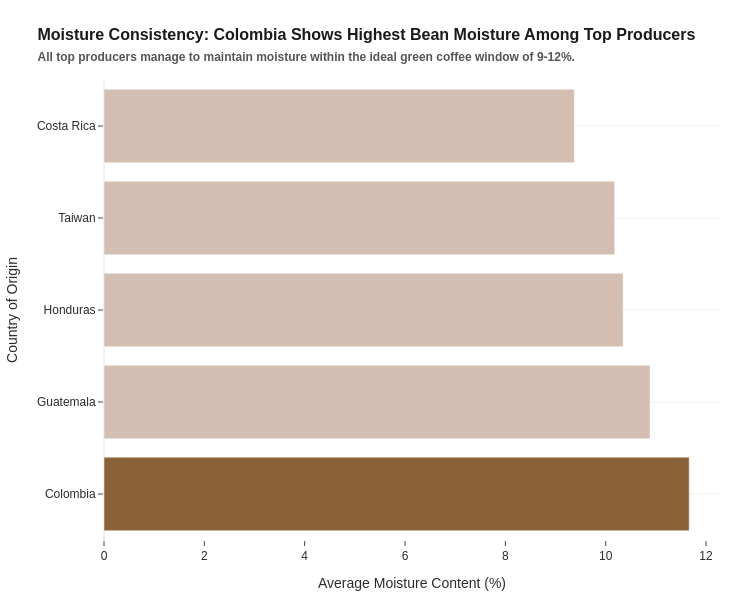

Source (notebook cell):
### Code cell
# 3. Moisture Content of Raw Beans Across Top 5 Origins
import pandas as pd
import plotly.express as px

# Finding the top 5 countries by number of coffee entries
top_countries = df_clean['Country of Origin'].value_counts().head(5).index.tolist()
df_top5 = df_clean[df_clean['Country of Origin'].isin(top_countries)].copy()

# Calculate the average moisture percentage for these countries
moisture_summary = df_top5.groupby('Country of Origin')['Moisture Percentage'].mean().reset_index()
moisture_summary = moisture_summary.sort_values(by='Moisture Percentage', ascending=True)

# Highlight the country with the highest average moisture
highest_moisture_country = moisture_summary.loc[moisture_summary['Moisture Percentage'].idxmax(), 'Country of Origin']
moisture_summary['Color_Group'] = moisture_summary['Country of Origin'].apply(
    lambda x: 'Highest Moisture' if x == highest_moisture_country else 'Other'
)

#Create a clean, horizontal bar chart
fig3 = px.bar(
    moisture_summary,
    x='Moisture Percentage',
    y='Country of Origin',
    orientation='h',
    color='Color_Group',
    color_discrete_map={'Other': "#d4bdb1", 'Highest Moisture': '#8c6239'},
    labels={'Moisture Percentage': 'Average Moisture Content (%)', 'Country of Origin': 'Country of Origin'}
)

fig3.update_layout(
    title=f"<b>Moisture Consistency:</b> {highest_moisture_country} Shows Highest Bean Moisture Among Top Producers<br><span style='font-size:12px; color:#555;'>All top producers manage to maintain moisture within the ideal green coffee window of 9-12%.</span>",
    showlegend=False,
    yaxis=dict(autorange="reversed"),
    width=750,
    height=600
)

fig3.show()

### Figure 1 — Plotly figure (JSON) as saved in the notebook; plotly's stock layout.template omitted (floating-point values rounded to 4 significant figures)
{"data": [{"alignmentgroup": "True", "hovertemplate": "Color_Group=Other<br>Average Moisture Content (%)=%{x}<br>Country of Origin=%{y}<extra></extra>", "legendgroup": "Other", "marker": {"color": "#d4bdb1", "pattern": {"shape": ""}}, "name": "Other", "offsetgroup": "Other", "orientation": "h", "showlegend": true, "textposition": "auto", "type": "bar", "x": [9.375, 10.18, 10.35, 10.88], "xaxis": "x", "y": ["Costa Rica", "Taiwan", "Honduras", "Guatemala"], "yaxis": "y"}, {"alignmentgroup": "True", "hovertemplate": "Color_Group=Highest Moisture<br>Average Moisture Content (%)=%{x}<br>Country of Origin=%{y}<extra></extra>", "legendgroup": "Highest Moisture", "marker": {"color": "#8c6239", "pattern": {"shape": ""}}, "name": "Highest Moisture", "offsetgroup": "Highest Moisture", "orientation": "h", "showlegend": true, "textposition": "auto", "type": "bar", "x": [11.66], "xaxis": "x", "y": ["Colombia"], "yaxis": "y"}], "layout": {"barmode": "relative", "height": 600, "legend": {"title": {"text": "Color_Group"}, "tracegroupgap": 0}, "showlegend": false, "title": {"text": "<b>Moisture Consistency:</b> Colombia Shows Highest Bean Moisture Among Top Producers<br><span style='font-size:12px; color:#555;'>All top producers manage to maintain moisture within the ideal green coffee window of 9-12%.</span>"}, "width": 750, "xaxis": {"anchor": "y", "domain": [0, 1], "title": {"text": "Average Moisture Content (%)"}}, "yaxis": {"anchor": "x", "autorange": "reversed", "domain": [0, 1], "title": {"text": "Country of Origin"}}}}
